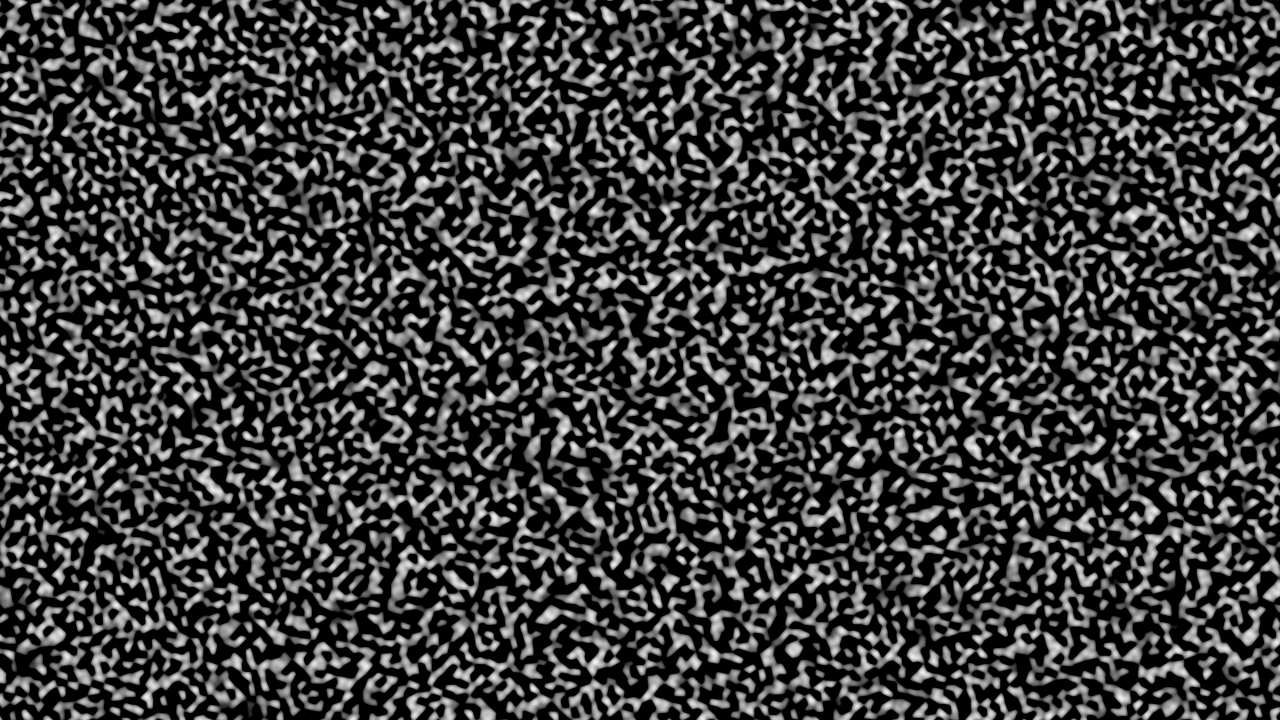
#> input picture routines/pics/0noise.jpg, 3840 x 2160 px (shown at 1/3 size); its folder holds 4 pictures in this run
$ python shannon.py
#> lines starting #> are read from the running program, lines starting #| are printed output that depends on the picture; long printed decimals are rounded
from os import listdir
from os.path import basename, splitext, join, realpath, expanduser

import numpy as np
import matplotlib.pyplot as plt
from scipy import ndimage
from scipy.stats import entropy as sequence_entropy
from numba import jit, prange
from tqdm import tqdm
from PIL import Image

from .functions import timer, normalize01


def validate_index(values, x=None):
    if x is None:
        x = np.arange(1, values.size+1)
    else:
        x = np.array(x)
    values = np.array(values)
    index = np.logical_and(x > 0, values > 0)
    return(index)


def entropy(img, base=None):
    if isinstance(img, np.ma.MaskedArray):
        img = img.compressed()
    entropy = sequence_entropy(img.flat, base=base)
    return entropy

def norm_entropy(img):
    return entropy(img.ravel())/np.log(img.size)

def files_entropy(filepaths, base=None):
    entropies = []
    for i, filepath in enumerate(filepaths):
        filepath = expanduser(filepath)
        img = np.mean(np.array(Image.open(filepath)), axis=-1)
        #img = ndimage.gaussian_filter(img, sigma=1)
        #img = normalize01(img)
        entropies.append(entropy(img, base=base))
#> in entropy, `entropy = sequence_entropy(img.flat, base=base)`: entropy = 15.17
    return(entropies)


def files_box_counting_plot(filepaths, ax=None, fig=None):  # not using args
    fig, ax = plt.subplots()

    for i, filepath in enumerate(filepaths):
        filepath = expanduser(filepath)
        name = basename(splitext(filepath)[0])
        img = np.mean(np.array(Image.open(filepath)), axis=-1)
        # plt.imshow(img)
        # plt.show()
        x = np.linspace(0.1, .9, 10)
        y = np.empty_like(x)
        for i, p in enumerate(x):
            y[i] = fractal_dimension(img, p)
        plt.plot(x, y)
        #ax.hist(img.flat, )
    fig.legend()
    plt.show()


if __name__ == '__main__':
    folder = 'pics'
    filepaths = [join(folder, i) for i in listdir(folder)]
    filepaths.sort()

    entropies = []
    for filepath in filepaths:
        e = files_entropy([filepath])[0]
#> e = 15.17
        entropies.append(e)
        print(f"{e:3f} - {basename(filepath)}")
#| 15.166 - 0noise.jpg
    print()

    import seaborn as sns
    sns.heatmap(np.array(entropies).reshape(len(entropies), 1)[:-3]-15.2,
                annot=True)
    plt.show()
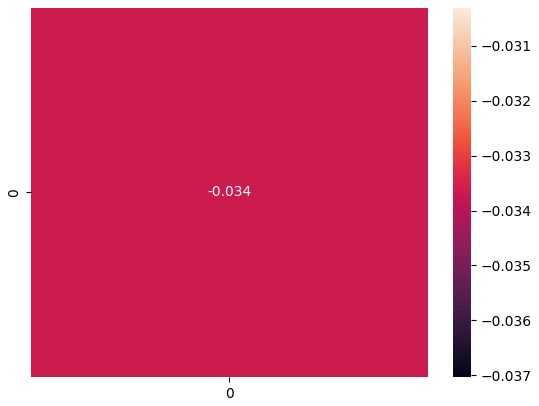
#> figure drawn by matplotlib, 2 panels
